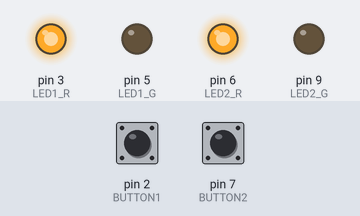
Recording of a sketch running on a simulated Arduino Uno, built with avr-gcc and run on an emulated ATmega328P. On the bench: output pins drawn as LEDs (lit = HIGH). The inputs (shaded band) are chosen by the test bench; at power-on: pin 2 (BUTTON1) HIGH, pin 7 (BUTTON2) HIGH. Storage starts empty.

Above: at 1.2 s.
1.3 s: pin 2 (BUTTON1) pulled LOW for 0.15 s
At 1.38 s:
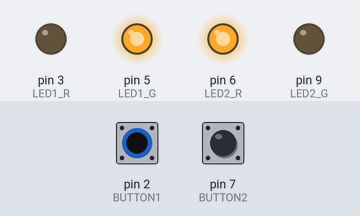
2.9 s: pin 7 (BUTTON2) pulled LOW for 0.15 s
At 2.98 s:
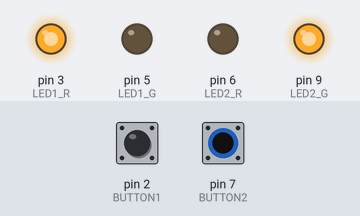
4.5 s: pin 7 (BUTTON2) pulled LOW for 3.2 s
At 8.7 s:
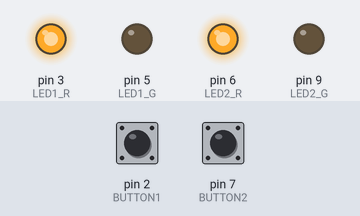
9.2 s: pin 2 (BUTTON1) pulled LOW for 1 s
At 9.9 s:
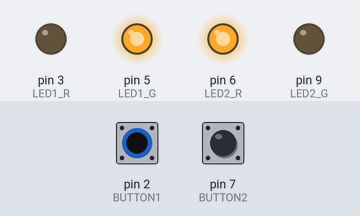
11.7 s: pin 2 (BUTTON1) pulled LOW for 3.2 s
At 15.5 s:
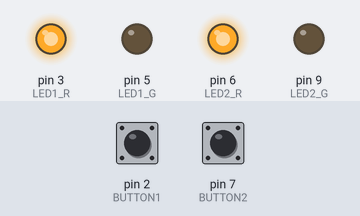
16.4 s: pin 2 (BUTTON1) driven LOW and pin 7 (BUTTON2) driven LOW
At 16.7 s:
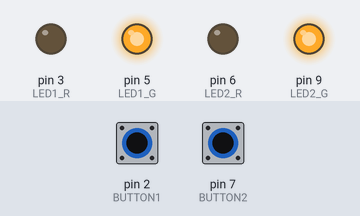
Timing chart, 0 to 18.9 s (numbered marks = the images above; inputs shaded):
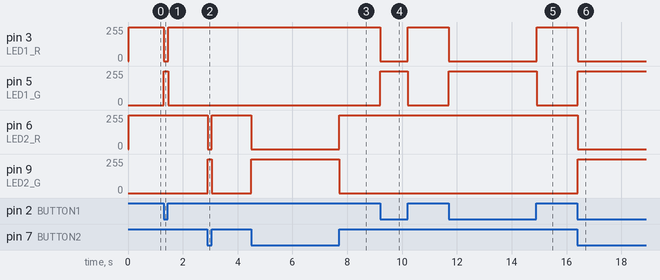

The sketch:

cellphone.ino
```cpp
#include <SPI.h>
#include <SD.h>
#include <SoftwareSerial.h>

const int chipSelect = 4;    // SD카드 CS 핀 번호
SoftwareSerial HC06(A1, A2); // A1: RX, A2: TX

//LED 핀 정의
#define LED1_R 3
#define LED1_G 5
#define LED2_R 6
#define LED2_G 9

//버튼 핀 정의
#define BUTTON1 2
#define BUTTON2 7

// SD카드 "setup.txt" 파일의 첫 번째, 두 번째 줄 데이터를 저장할 변수
String first = "";
String second = "";
int targetLED = 0;  // 현재 신호를 받은 대상 LED 지정 (1: LED1, 2: LED2)

// LED 상태 관리 변수 (0: 꺼짐, 1: 빨간색, 2: 깜빡임, 3: 초록색)
int led1State = 0;
int led2State = 0;

unsigned long previousMillis = 0;
const long interval = 300;
bool blinkState = false;
bool sdCardConnected = false;

void setup() {
  Serial.begin(9600); // 시리얼 모니터 통신 시작
  HC06.begin(9600);   // 블루투스 통신 시작

  // LED 핀 출력 모드 설정
  pinMode(LED1_R, OUTPUT);
  pinMode(LED1_G, OUTPUT);
  pinMode(LED2_R, OUTPUT);
  pinMode(LED2_G, OUTPUT);

  // 버튼 핀 내부 풀업 저항 설정 (눌리지 않음: HIGH, 눌림: LOW)
  pinMode(BUTTON1, INPUT_PULLUP);
  pinMode(BUTTON2, INPUT_PULLUP);

  // 모든 LED 꺼짐 상태로 시작
  analogWrite(LED1_R, 0); analogWrite(LED1_G, 0);
  analogWrite(LED2_R, 0); analogWrite(LED2_G, 0);
}

void loop() {
  // SD 카드 감지 및 데이터 로드 처리
  if (!sdCardConnected) {
    if (SD.begin(chipSelect)) {
      sdCardConnected = true;  // SD카드 연결 성공 시
      led1State = 1;
      led2State = 1;           // LED 빨간색으로 변경

      File myFile = SD.open("setup.txt");
      if (myFile) {
        int lineCount = 1;
        while (myFile.available()) {
          String line = myFile.readStringUntil('\n');
          line.trim();

          if (line.length() > 0) {
            if (lineCount == 1) first = line;       // 1번째 줄 저장
            else if (lineCount == 2) second = line; // 2번째 줄 저장
            lineCount++;
          }
        }
        myFile.close();
      }
      // SD카드 미연결 시 상태 초기화 후 루프 탈출
    } else {
      led1State = 0; led2State = 0; targetLED = 0;
      return;
    }
  } else {
    // SD카드 제거 또는 파일 감지 체크
    if (!SD.exists("setup.txt")) {
      sdCardConnected = false;
      first = ""; second = "";
      led1State = 0; led2State = 0; targetLED = 0;
      SD.end();   // SD카드 세션 종료
      return;
    }
  }

  // 블루투스(HC-06) 신호 수신 처리
  if (HC06.available()) {
    String btSignal = HC06.readStringUntil('\n');
    btSignal.trim();

   if (btSignal.length() > 0) {
      // setup.txt 내용과 일치하는 LED를 깜빡임 상태(2)로 변경
        if (first == btSignal) { led1State = 2; targetLED = 1; }
        else if (second == btSignal) { led2State = 2; targetLED = 2; }
    }
  }

  unsigned long currentMillis = millis();
  if (currentMillis - previousMillis >= interval) {
    previousMillis = currentMillis;
    blinkState = !blinkState;
  }

  // 버튼 입력 감지 (INPUT_PULLUP 모드이므로 LOW일 때 true)
  bool btn1Pressed = !digitalRead(BUTTON1);
  bool btn2Pressed = !digitalRead(BUTTON2);

  // 1번 버튼 제어
  if (btn1Pressed && (led1State == 1 || led1State == 2)) {
    led1State = 3; // 제출된 동안 초록색으로 변경
  } else if (!btn1Pressed && led1State == 3) {
    led1State = 1;  // 빼면 다시 빨간색으로 변경
    targetLED = 0;
  }

  // 2번 버튼 제어
  if (btn2Pressed && (led2State == 1 || led2State == 2)) {
    led2State = 3; // 제출된 동안 초록색으로 변경
  } else if (!btn2Pressed && led2State == 3) {
    led2State = 1;  // 빼면 다시 빨간색으로 변경
    targetLED = 0;
  }

   // LED1 핀 출력 적용
  if (led1State == 1) { analogWrite(LED1_R, 254); analogWrite(LED1_G, 0); }  // 빨간색
  else if (led1State == 2) { analogWrite(LED1_R, blinkState ? 254 : 0); analogWrite(LED1_G, 0); } // 빨간색 깜빡임
  else if (led1State == 3) { analogWrite(LED1_R, 0); analogWrite(LED1_G, 254); } // 초록색
  else { analogWrite(LED1_R, 0); analogWrite(LED1_G, 0); } // 꺼짐

  // LED2 핀 출력 적용
  if (led2State == 1) { analogWrite(LED2_R, 254); analogWrite(LED2_G, 0); } // 빨간색
  else if (led2State == 2) { analogWrite(LED2_R, blinkState ? 254 : 0); analogWrite(LED2_G, 0); } // 빨간색 깜빡임
  else if (led2State == 3) { analogWrite(LED2_R, 0); analogWrite(LED2_G, 254); } // 초록색
  else { analogWrite(LED2_R, 0); analogWrite(LED2_G, 0); } // 꺼짐
}
```

Measured:
- after the input at 1.3 s, pin 3 (LED1_R): 254/255 → 0/255 at once, → 254/255 0.17 s later; pin 5 (LED1_G): 0/255 → 254/255 at once, → 0/255 0.17 s later
- after the input at 2.9 s, pin 6 (LED2_R): 254/255 → 0/255 at once, → 254/255 0.14 s later; pin 9 (LED2_G): 0/255 → 254/255 at once, → 0/255 0.14 s later
- after the input at 4.5 s, pin 6 (LED2_R): 254/255 → 0/255 at once, → 254/255 3.2 s later; pin 9 (LED2_G): 0/255 → 254/255 at once, → 0/255 3.2 s later
- after the input at 9.2 s, pin 3 (LED1_R): 254/255 → 0/255 at once, → 254/255 1.0 s later; pin 5 (LED1_G): 0/255 → 254/255 at once, → 0/255 1.0 s later
- after the input at 11.7 s, pin 3 (LED1_R): 254/255 → 0/255 at once, → 254/255 3.2 s later; pin 5 (LED1_G): 0/255 → 254/255 at once, → 0/255 3.2 s later
- after the input at 16.4 s, pin 3 (LED1_R), pin 6 (LED2_R): 254/255 → 0/255 at once; pin 5 (LED1_G), pin 9 (LED2_G): 0/255 → 254/255 at once
